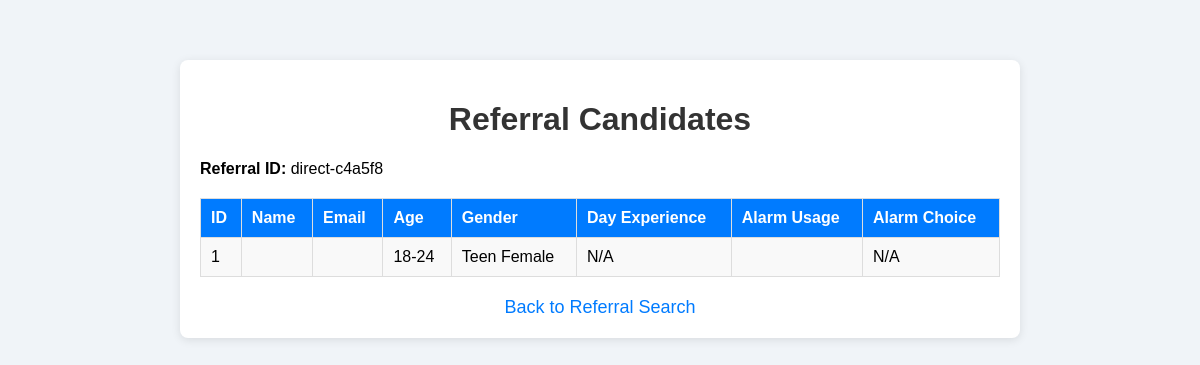
/referral/unique-user/direct-c4a5f8, run on the app's committed database.
### index.py (models this page shows)
class SurveyResponseIndex(db.Model):
    __tablename__ = 'survey_response'
    id = db.Column(db.Integer, primary_key=True, autoincrement=True)
    unique_user_id = db.Column(db.Integer, db.ForeignKey('unique_user.id'), nullable=False)
    referral_id = db.Column(db.String(64), nullable=False, default="direct")
    age = db.Column(db.String(20), nullable=False, default='-')
    gender = db.Column(db.String(20), nullable=False, default='-')
    other_data = db.Column(db.Text, nullable=True)  # Stores additional info as JSON
    status = db.Column(db.String(50), nullable=True, default="Completed")
    timestamp = db.Column(db.DateTime, default=datetime.utcnow)

### referral.py (the view)
@referral_bp.route('/unique-user/<referral_id>', methods=['GET'])
def view_unique_user(referral_id):
    from index import SurveyResponseIndex
    responses = SurveyResponseIndex.query.filter_by(referral_id=referral_id).all()
    if responses:
        return render_template('unique_user.html', referral_id=referral_id, responses=responses)
    return render_template('referral.html', error="No responses found for this unique user.")

### templates/unique_user.html (shortened to what this page needs)
<!DOCTYPE html>
<html lang="en">
<head>
</head>
<body>
  <div class="container">
    <h1>Referral Candidates</h1>
    <p><strong>Referral ID:</strong> {{ referral_id }}</p>
    {% if responses %}
    <table>
      <tr>
        <th>ID</th>
        <th>Name</th>
        <th>Email</th>
        <th>Age</th>
        <th>Gender</th>
        <th>Day Experience</th>
        <th>Alarm Usage</th>
        <th>Alarm Choice</th>
      </tr>
      {% for response in responses %}
      <tr>
        <td>{{ response.id }}</td>
        <td>{{ response.name }}</td>
        <td>{{ response.email }}</td>
        <td>{{ response.age }}</td>
        <td>{{ response.gender }}</td>
        <td>{{ response.day_experience or 'N/A' }}</td>
        <td>{{ response.alarm_usage }}</td>
        <td>{{ response.alarm_choice or 'N/A' }}</td>
      </tr>
      {% endfor %}
    </table>
    {% else %}
    <p>No survey responses found for this referral ID.</p>
    {% endif %}
    <a href="/referral" class="back-link">Back to Referral Search</a>
  </div>
</body>
</html>

### templates/unique_user.html (style rules this page uses)
body { font-family: Arial, sans-serif; background: #f0f4f8; margin: 0; padding: 20px; }
.container { max-width: 800px; background: #fff; margin: 40px auto; padding: 20px; border-radius: 8px; box-shadow: 0 2px 10px rgba(0,0,0,0.1); }
h1 { text-align: center; color: #333; }
table { width: 100%; border-collapse: collapse; margin-top: 20px; }
th, td { border: 1px solid #ddd; padding: 10px; text-align: left; }
th { background: #007BFF; color: white; }
tr:nth-child(even) { background: #f9f9f9; }
.back-link { display: block; text-align: center; margin-top: 20px; color: #007BFF; text-decoration: none; font-size: 18px; }

### data on the page
SurveyResponseIndex: referral "direct-c4a5f8", id "1", age "18-24", gender "Teen Female", day_experience "N/A", alarm_choice "N/A"
